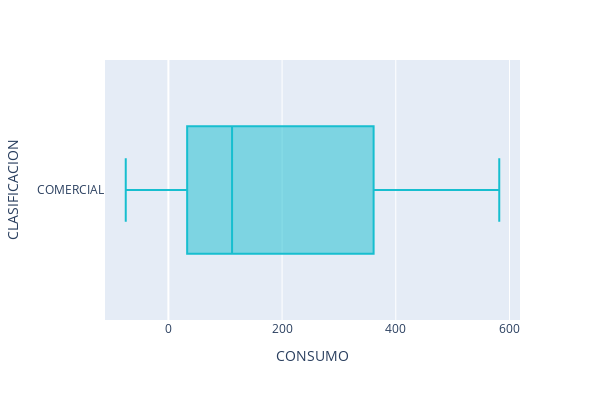

Notebook code cell kept with this figure:
### Markdown cell above
Los clientes del sector comercial tiene un consumo promedio anual de 179.58 con una desviación de 176.86 . se identifica un registro negativo que probablemente sea un dato atípico, ya que el consumo no puede ser negativo

### Code cell
fig = px.box(consumo_comercial, x='CONSUMO', y='CLASIFICACION', 
             color_discrete_sequence=['#17becf']).update_layout(height=400, width=600).show()

### Figure 1 — Plotly figure (JSON) as saved in the notebook; plotly's stock layout.template omitted (floating-point values rounded to 4 significant figures)
{"data": [{"alignmentgroup": "True", "hovertemplate": "CONSUMO=%{x}<br>CLASIFICACION=%{y}<extra></extra>", "legendgroup": "", "marker": {"color": "#17becf"}, "name": "", "notched": false, "offsetgroup": "", "orientation": "h", "showlegend": false, "type": "box", "x": [21, 132, 106, 52, 356, 550, 26, 106, 118, 45, 280, 582, 32, 106, 129, 48, 388, 570, 30, 53, 119, 26, 258, 516, 30, 41, 122, 28, 250, 362, 30, 56, 139, 40, 360, 447, 28, 39, 137, 30, 389, 456, 21, 53, 154, 36, 376, 471, 31, 51, 153, 34, 380, 407, 28, 82, 157, 31, 370, 405, 24, 53, 166, -75, 353, 448, 24, 40, 159, 0, 385, 480], "x0": " ", "xaxis": "x", "y": ["COMERCIAL", "COMERCIAL", "COMERCIAL", "COMERCIAL", "COMERCIAL", "COMERCIAL", "COMERCIAL", "COMERCIAL", "COMERCIAL", "COMERCIAL", "COMERCIAL", "COMERCIAL", "COMERCIAL", "COMERCIAL", "COMERCIAL", "COMERCIAL", "COMERCIAL", "COMERCIAL", "COMERCIAL", "COMERCIAL", "COMERCIAL", "COMERCIAL", "COMERCIAL", "COMERCIAL", "COMERCIAL", "COMERCIAL", "COMERCIAL", "COMERCIAL", "COMERCIAL", "COMERCIAL", "COMERCIAL", "COMERCIAL", "COMERCIAL", "COMERCIAL", "COMERCIAL", "COMERCIAL", "COMERCIAL", "COMERCIAL", "COMERCIAL", "COMERCIAL", "COMERCIAL", "COMERCIAL", "COMERCIAL", "COMERCIAL", "COMERCIAL", "COMERCIAL", "COMERCIAL", "COMERCIAL", "COMERCIAL", "COMERCIAL", "COMERCIAL", "COMERCIAL", "COMERCIAL", "COMERCIAL", "COMERCIAL", "COMERCIAL", "COMERCIAL", "COMERCIAL", "COMERCIAL", "COMERCIAL", "COMERCIAL", "COMERCIAL", "COMERCIAL", "COMERCIAL", "COMERCIAL", "COMERCIAL", "COMERCIAL", "COMERCIAL", "COMERCIAL", "COMERCIAL", "COMERCIAL", "COMERCIAL"], "y0": " ", "yaxis": "y"}], "layout": {"boxmode": "group", "height": 400, "legend": {"tracegroupgap": 0}, "margin": {"t": 60}, "width": 600, "xaxis": {"anchor": "y", "domain": [0, 1], "title": {"text": "CONSUMO"}}, "yaxis": {"anchor": "x", "domain": [0, 1], "title": {"text": "CLASIFICACION"}}}}
